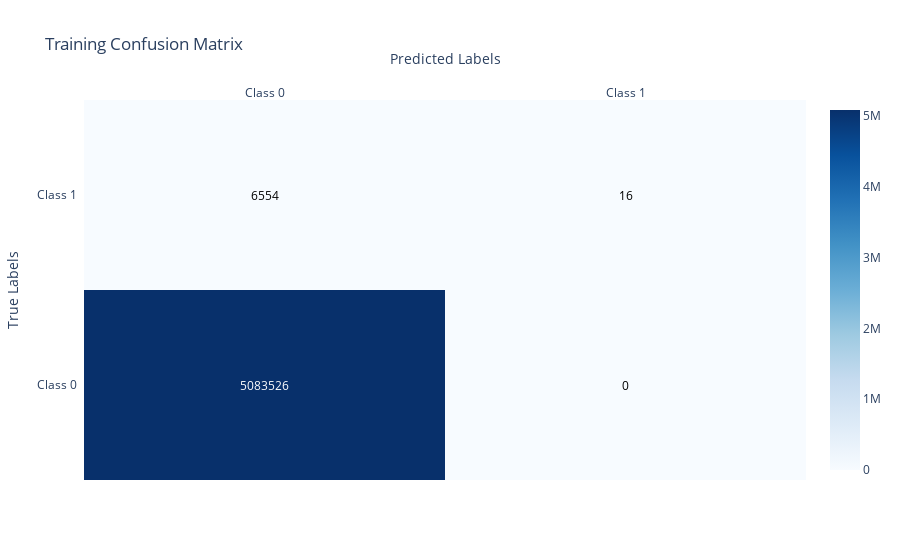

Notebook code for this chart:
### Code cell
evaluate_classification_performance(
    model=GaussianNB(),
    x_train=x_train_scaled,
    y_train=y_train,
    x_test=x_test_scaled,
    y_test=y_test,
    score_append = True
)

### Figure 1 — Plotly figure (JSON) as saved in the notebook; plotly's stock layout.template omitted (floating-point values rounded to 4 significant figures)
{"data": [{"colorscale": [[0, "rgb(247,251,255)"], [0.125, "rgb(222,235,247)"], [0.25, "rgb(198,219,239)"], [0.375, "rgb(158,202,225)"], [0.5, "rgb(107,174,214)"], [0.625, "rgb(66,146,198)"], [0.75, "rgb(33,113,181)"], [0.875, "rgb(8,81,156)"], [1, "rgb(8,48,107)"]], "reversescale": false, "showscale": true, "type": "heatmap", "x": ["Class 0", "Class 1"], "y": ["Class 0", "Class 1"], "z": [[5083526, 0], [6554, 16]]}], "layout": {"annotations": [{"font": {"color": "#FFFFFF"}, "showarrow": false, "text": "5083526", "x": "Class 0", "xref": "x", "y": "Class 0", "yref": "y"}, {"font": {"color": "#000000"}, "showarrow": false, "text": "0", "x": "Class 1", "xref": "x", "y": "Class 0", "yref": "y"}, {"font": {"color": "#000000"}, "showarrow": false, "text": "6554", "x": "Class 0", "xref": "x", "y": "Class 1", "yref": "y"}, {"font": {"color": "#000000"}, "showarrow": false, "text": "16", "x": "Class 1", "xref": "x", "y": "Class 1", "yref": "y"}], "title": {"text": "Training Confusion Matrix"}, "xaxis": {"dtick": 1, "gridcolor": "rgb(0, 0, 0)", "side": "top", "ticks": "", "title": {"text": "Predicted Labels"}}, "yaxis": {"dtick": 1, "ticks": "", "ticksuffix": "  ", "title": {"text": "True Labels"}}}}
